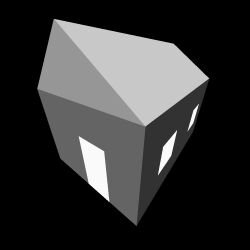
#> input picture lab_2/data/left.jpg, 250 x 250 px, found by its file name
$ jupyter execute task_3.ipynb
#> lines starting #> are read from the running program, lines starting #| are printed output that depends on the picture; after the words box and inside, x2 and y2 are one past the last pixel; in counts of white or black regions, pixels touching at a corner belong together
[cell 1]
import cv2
import numpy as np
import matplotlib.pyplot as plt

# Step 1: Load the input image
image = cv2.imread('data/left.jpg')
#> image is the input picture: shape (250, 250, 3); min 0, max 255, mean 51.6
gray = cv2.cvtColor(image, cv2.COLOR_BGR2GRAY)

# Step 2: Apply Canny Edge Detection
edges = cv2.Canny(gray, 50, 150, apertureSize=3)
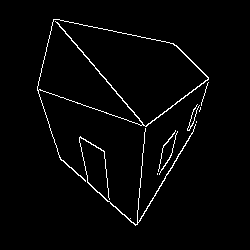
#> edges: shape (250, 250); 2.3% white in thin lines or dots, all inside (x1, y1, x2, y2) = (37, 19, 209, 226)

# Display the edges detected by Canny
plt.figure(figsize=(8, 6))
plt.imshow(edges, cmap='gray')
plt.title('Canny Edge Detection')
plt.axis('off')
plt.show()

# Step 3: Apply the Hough Line Transform
# Arguments:
#dst: Output of the edge detector. It should be a grayscale image (although in fact it is a binary one)
#lines: A vector that will store the parameters (r,θ) of the detected lines
#rho : The resolution of the parameter r in pixels. We use 1 pixel.
#theta: The resolution of the parameter θ in radians. We use 1 degree (CV_PI/180)
#threshold: The minimum number of intersections to "*detect*" a line
#srn and stn: Default parameters to zero. Check OpenCV reference for more info.
lines = cv2.HoughLines(edges, 1, np.pi / 180, 50, None, 0, 0)
#> lines = 23 rows, first 8: [-30, 2.44], [77, 2.3], [-28, 2.43], [72, 1.9], [233, 0.541], [188, 0.925], [234, 0.559], [189, 0.908]

# Step 4: Draw the lines on the original image
# Create a copy of the original image to draw lines
output_image = image.copy()

if lines is not None:
    for line in lines:
        rho, theta = line[0]
        a = np.cos(theta)
        b = np.sin(theta)
        x0 = a * rho
        y0 = b * rho
        x1 = int(x0 + 1000 * (-b))
        y1 = int(y0 + 1000 * (a))
        x2 = int(x0 - 1000 * (-b))
        y2 = int(y0 - 1000 * (a))

        # Draw the line on the output image
        cv2.line(output_image, (x1, y1), (x2, y2), (0, 255, 0), 2)
#> this loop made 23 passes
#> (rho, theta, a, b, x0, y0, x1, y1) on passes 1 to 12: (-30, 2.44, -0.766, 0.643, 22.98, -19.28, -619, -785), (77, 2.3, -0.669, 0.743, -51.52, 57.22, -794, -611), (-28, 2.43, -0.755, 0.656, 21.13, -18.37, -634, -773), (72, 1.9, -0.326, 0.946, -23.44, 68.08, -968, -257), (233, 0.541, 0.857, 0.515, 199.7, 120, -315, 977), (188, 0.925, 0.602, 0.799, 113.1, 150.1, -685, 751), (234, 0.559, 0.848, 0.53, 198.4, 124, -331, 972), (189, 0.908, 0.616, 0.788, 116.4, 148.9, -671, 764), (80, 2.29, -0.656, 0.755, -52.48, 60.38, -807, -595), (-32, 2.46, -0.777, 0.629, 24.87, -20.14, -604, -797), (231, 0.524, 0.866, 0.5, 200.1, 115.5, -299, 981), (7, 1.78, -0.208, 0.978, -1.46, 6.85, -979, -201)
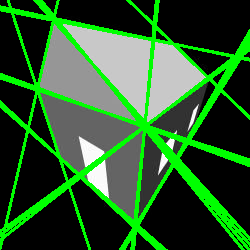
#> output_image: shape (250, 250, 3); 18.83% of pixels changed, all inside (x1, y1, x2, y2) = (0, 0, 250, 250)

# Display the output image with detected lines
plt.figure(figsize=(8, 6))
plt.imshow(cv2.cvtColor(output_image, cv2.COLOR_BGR2RGB))
plt.title('Hough Line Detection')
plt.axis('off')
plt.show()

$ run again, with lab_2/data/right.jpg copied over lab_2/data/left.jpg
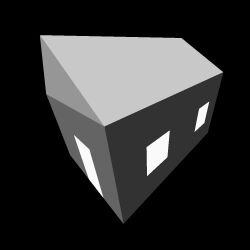
#> input picture lab_2/data/right.jpg, 250 x 250 px, found by its file name
#> image is the input picture: shape (250, 250, 3); min 0, max 255, mean 50
#> `edges = cv2.Canny(gray, 50, 150, apertureSize=3)`:
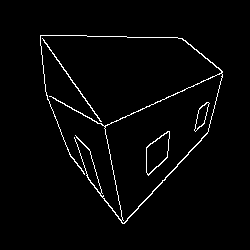
#> edges: shape (250, 250); 2.4% white in thin lines or dots, all inside (x1, y1, x2, y2) = (40, 35, 223, 224)
#> lines = 22 rows, first 8: [242, 0.75], [34, 1.59], [-13, 2.53], [157, 1.15], [159, 1.13], [-78, 2.95], [-11, 2.51], [37, 2.5]
#> the loop `for line in lines:` made 22 passes
#> (rho, theta, a, b, x0, y0, x1, y1) on passes 1 to 8: (242, 0.75, 0.731, 0.682, 177, 165, -505, 896), (34, 1.59, -0.0175, 1, -0.593, 33.99, -1000, 16), (-13, 2.53, -0.819, 0.574, 10.65, -7.46, -562, -826), (157, 1.15, 0.407, 0.914, 63.86, 143.4, -849, 550), (159, 1.13, 0.423, 0.906, 67.2, 144.1, -839, 566), (-78, 2.95, -0.982, 0.191, 76.57, -14.88, -114, -996), (-11, 2.51, -0.809, 0.588, 8.9, -6.47, -578, -815), (37, 2.5, -0.799, 0.602, -29.55, 22.27, -631, -776)
#> after the loop `for line in lines:`:
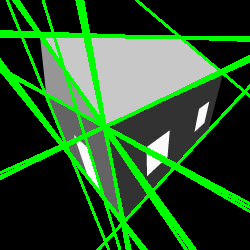
#> output_image: shape (250, 250, 3); 17.58% of pixels changed, all inside (x1, y1, x2, y2) = (0, 0, 250, 250)
